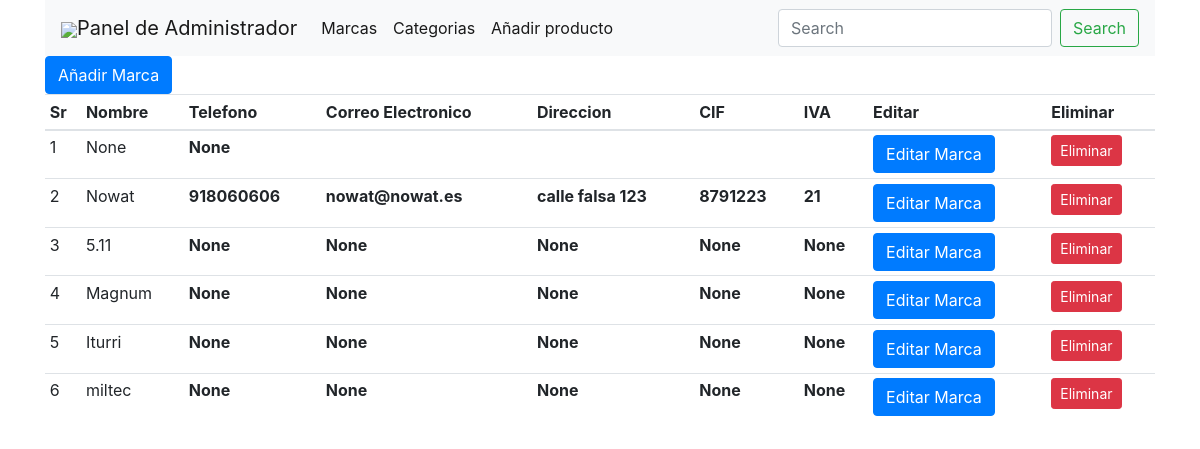
/brands (signed in), run on an earlier commit of the app's database.
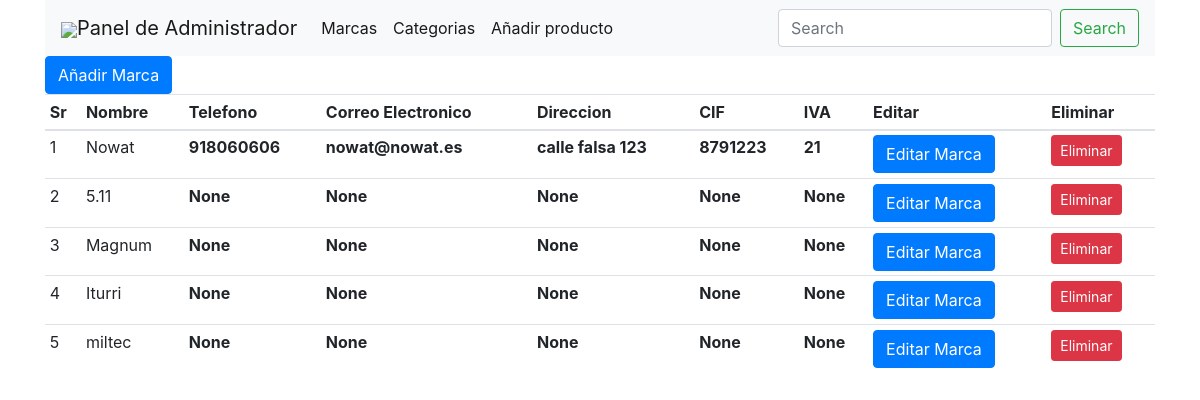
And on a later commit of the database.
### shop/products/models.py (models this page shows)
class Brand(db.Model):
    id = db.Column(db.Integer, primary_key=True)
    name = db.Column(db.String, nullable=False, unique=True)
    phone = db.Column(db.String, nullable=True, unique=True)
    email = db.Column(db.String, nullable=True, unique=True)
    address = db.Column(db.String, nullable=True, unique=True)
    CIF = db.Column(db.String, nullable=True, unique=True)
    IVA = db.Column(db.Integer, nullable=True, unique=False)

### shop/admin/routes.py (the view)
@app.route('/brands', methods=['GET', 'POST'])  # Administrador.
def brands():
    if 'email' not in session:
        flash(f'Inicie sesion antes, por favor', 'danger')
        return redirect(url_for('login'))
    form = Addbrands(request.form)
    if request.method == "POST":
        phone = form.phone.data
        email = form.email.data
        address = form.address.data
        CIF = form.CIF.data
        IVA = form.IVA.data
        getbrand = request.form.get('brand')
        brand = Brand(name=getbrand, phone=phone, email=email, address=address, CIF=CIF, IVA=IVA)
        db.session.add(brand)
        flash(f'The Brand {getbrand} was added to your database', 'success')
        db.session.commit()
        return redirect(url_for('brands', form=form))
    elif request.method == 'GET':
        brands = Brand.query.order_by(Brand.id.desc()).all()
        return render_template('admin/brand.html', title="Brand page", brands=brands, form=form)

### shop/admin/forms.py
class Addbrands(Form):
    phone = StringField('Telefono:', [validators.DataRequired()])
    email = StringField('Email', [validators.Length(min=6, max=35), validators.Email()])
    address = StringField('Direccion:', [validators.DataRequired()])
    CIF = StringField('CIF:', [validators.DataRequired(), validators.Length(min=8, max=9)])
    IVA = StringField('IVA:', [validators.DataRequired()])

### shop/templates/admin/brand.html (shortened to what this page needs)
{% extends 'layout.html' %}
{% block content %}
{% include '_messages.html' %}
{% include '/admin/navbar.html' %}
<div class="container">
    <button type="button" class="btn btn-primary" data-toggle="modal" data-target="#addbrandmodal">
    Añadir Marca
    </button>
    <table class="table table-sm table-condensed table-hover">
     <thead><tr>
         <th>Sr</th>
         <th>Nombre</th>
         <th>Telefono</th>
         <th>Correo Electronico</th>
         <th>Direccion</th>
         <th>CIF</th>
         <th>IVA</th>
         <th>Editar</th>
         <th>Eliminar</th>
         </tr>
     </thead>
             <tbody>
                {% for brand in brands %}
             <tr>
                <td>{{loop.index}}</td>
                <td>{{brand.name}}</td>
                <th>{{brand.phone}}</th>
                <th>{{brand.email}}</th>
                <th>{{brand.address}}</th>
                <th>{{brand.CIF}}</th>
                <th>{{brand.IVA}}</th>
                 <td>
                    <button type="button" class="btn btn-primary" data-toggle="modal" data-target="#updatebrandmodal">Editar Marca</button>
                 </td>
                 <td>
                     <button onclick="deleteRequest('/brands/{{brand.id}}')" type="button" class="btn btn-danger btn-sm">Eliminar</button>
                 </td>
                {% endfor %}
             </tbody>
        </table>
</div>
        {% include '/products/addbrand.html' %}
{% endblock content %}

What changed in the data, as far as the page shows it:
removed Brand: name "None", phone "None"
